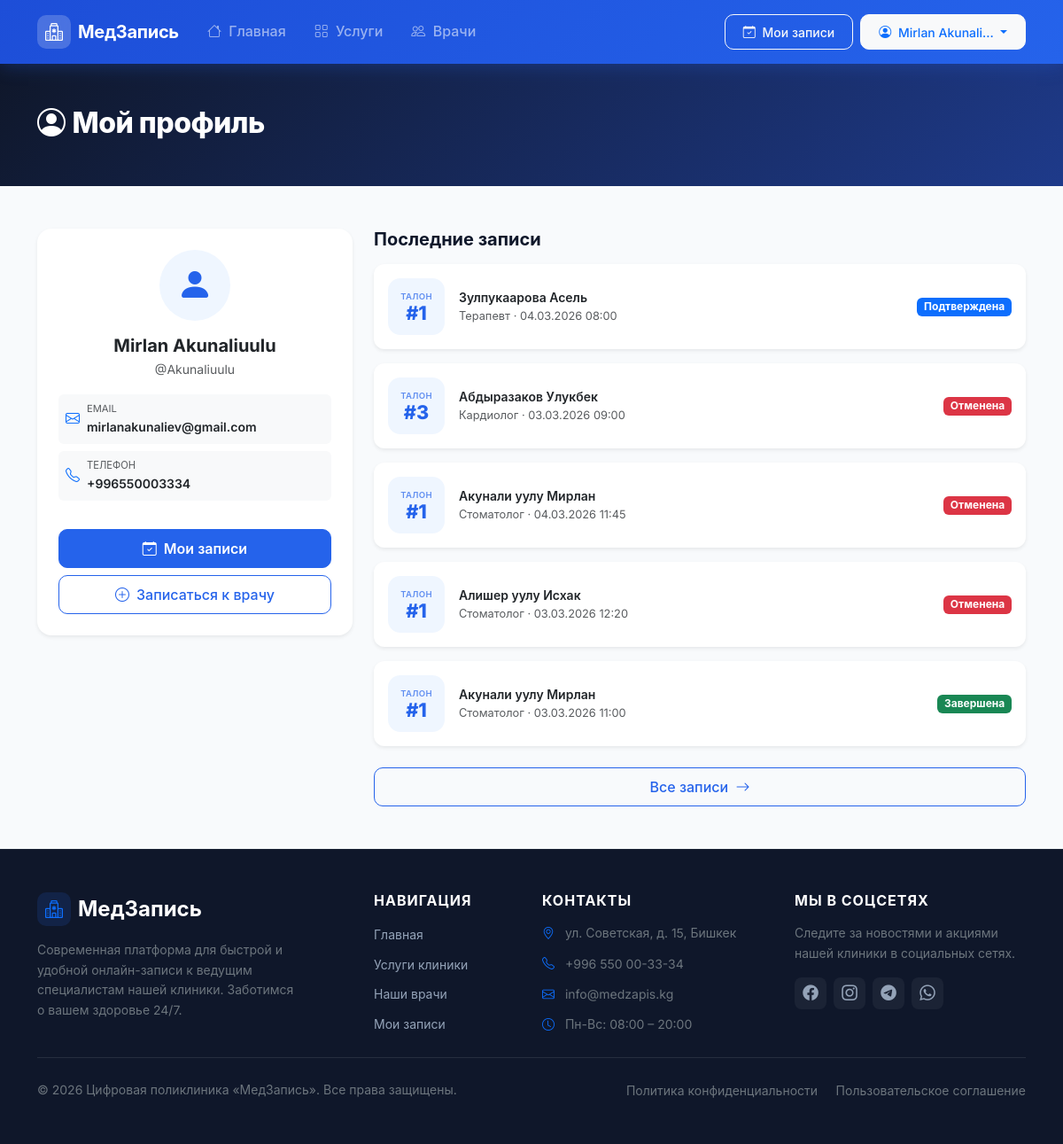
Page /accounts/profile/ (signed in) on the earlier database version.
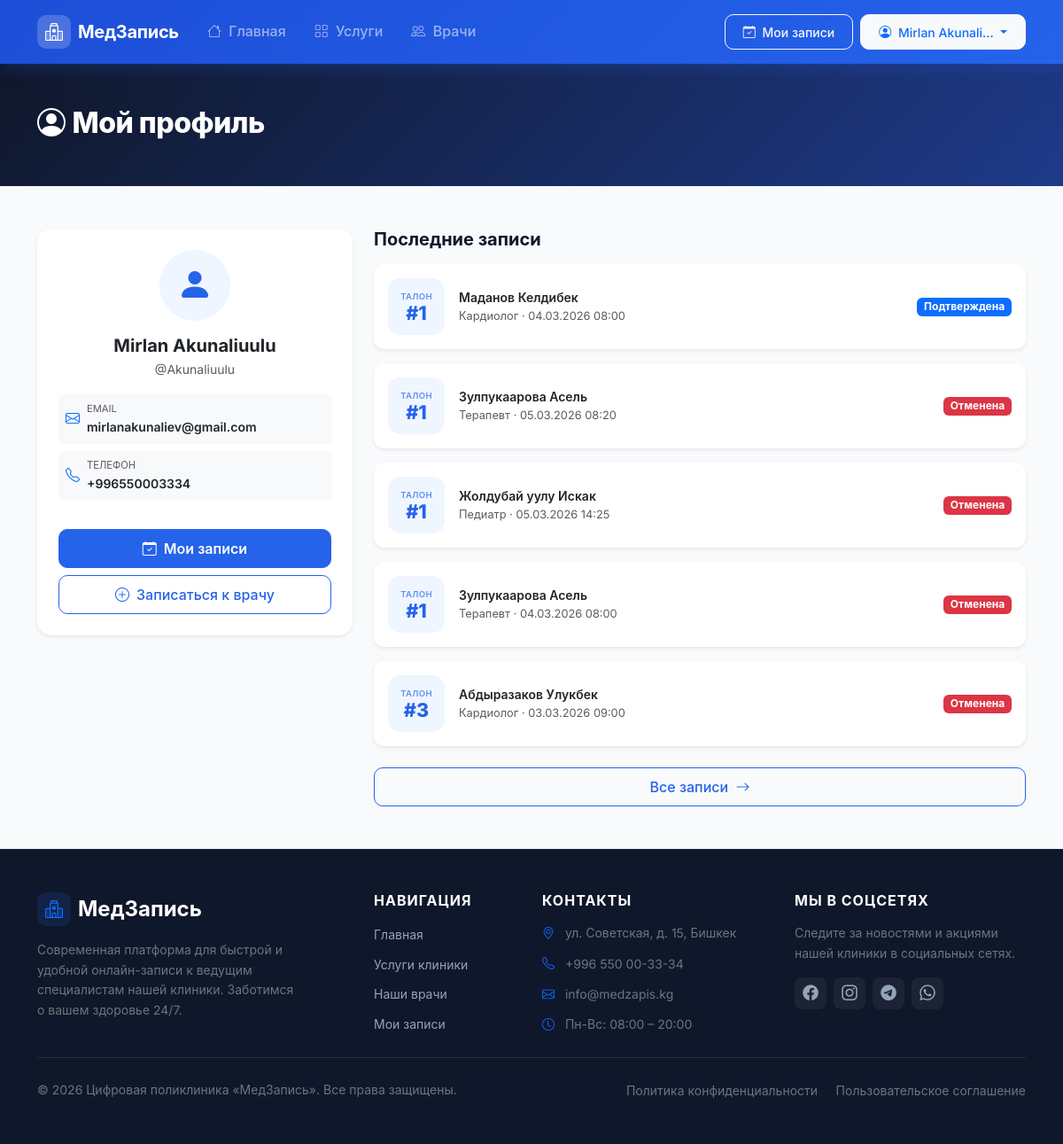
Same page on the later database version.
### queue_app/models.py (models this page shows, shortened)
class Appointment(models.Model):
    STATUS_CHOICES = [
        ('pending', 'Ожидает'),
        ('confirmed', 'Подтверждена'),
        ('completed', 'Завершена'),
        ('cancelled', 'Отменена'),
    ]
    patient = models.ForeignKey(
        settings.AUTH_USER_MODEL,
        on_delete=models.CASCADE,
        related_name='appointments',
        verbose_name='Пациент'
    )
    service = models.ForeignKey(
        Service,
        on_delete=models.CASCADE,
        related_name='appointments',
        verbose_name='Услуга'
    )
    specialist = models.ForeignKey(
        Specialist,
        on_delete=models.CASCADE,
        related_name='appointments',
        verbose_name='Специалист'
    )
    time_slot = models.OneToOneField(
        TimeSlot,
        on_delete=models.CASCADE,
        related_name='appointment',
        verbose_name='Временной слот'
    )
    queue_number = models.PositiveIntegerField(verbose_name='Номер очереди', editable=False)
    status = models.CharField(
        max_length=20,
        choices=STATUS_CHOICES,
        default='pending',
        verbose_name='Статус'
    )
    complaint = models.TextField(blank=True, verbose_name='Причина обращения')
    created_at = models.DateTimeField(auto_now_add=True, verbose_name='Дата создания')
    updated_at = models.DateTimeField(auto_now=True)
    class Meta:
        verbose_name = 'Запись'
        verbose_name_plural = 'Записи'
        ordering = ['-created_at']
    def get_status_badge_class(self):
        badge_map = {
            'pending': 'warning',
            'confirmed': 'primary',
            'completed': 'success',
            'cancelled': 'danger',
        }
        return badge_map.get(self.status, 'secondary')

class Specialist(models.Model):
    first_name = models.CharField(max_length=50, verbose_name='Имя')
    last_name = models.CharField(max_length=50, verbose_name='Фамилия')
    middle_name = models.CharField(max_length=50, blank=True, verbose_name='Отчество')
    service = models.ForeignKey(
        Service,
        on_delete=models.CASCADE,
        related_name='specialists',
        verbose_name='Специализация'
    )
    bio = models.TextField(blank=True, verbose_name='Биография / О враче')
    experience_years = models.PositiveIntegerField(default=0, verbose_name='Стаж (лет)')
    photo = models.ImageField(
        upload_to='specialists/',
        blank=True,
        null=True,
        verbose_name='Фото'
    )
    cabinet = models.CharField(max_length=20, blank=True, verbose_name='Кабинет')
    work_start = models.TimeField(default='09:00', verbose_name='Начало рабочего дня')
    work_end = models.TimeField(default='18:00', verbose_name='Конец рабочего дня')
    is_active = models.BooleanField(default=True, verbose_name='Активен')
    created_at = models.DateTimeField(auto_now_add=True)
    class Meta:
        verbose_name = 'Специалист'
        verbose_name_plural = 'Специалисты'
        ordering = ['last_name', 'first_name']
    def get_full_name(self):
        parts = [self.last_name, self.first_name]
        if self.middle_name:
            parts.append(self.middle_name)
        return ' '.join(parts)

class Service(models.Model):
    name = models.CharField(max_length=100, verbose_name='Название услуги')
    description = models.TextField(blank=True, verbose_name='Описание')
    icon = models.CharField(
        max_length=50,
        default='bi-heart-pulse',
        verbose_name='Bootstrap иконка',
        help_text='Например: bi-heart-pulse, bi-bandaid, bi-clipboard2-pulse'
    )
    duration_minutes = models.PositiveIntegerField(
        default=30,
        verbose_name='Длительность приёма (мин)'
    )
    is_active = models.BooleanField(default=True, verbose_name='Активна')
    created_at = models.DateTimeField(auto_now_add=True)
    class Meta:
        verbose_name = 'Услуга'
        verbose_name_plural = 'Услуги'
        ordering = ['name']

class TimeSlot(models.Model):
    specialist = models.ForeignKey(
        Specialist,
        on_delete=models.CASCADE,
        related_name='time_slots',
        verbose_name='Специалист'
    )
    date = models.DateField(verbose_name='Дата')
    time = models.TimeField(verbose_name='Время')
    is_available = models.BooleanField(default=True, verbose_name='Доступен')
    class Meta:
        verbose_name = 'Временной слот'
        verbose_name_plural = 'Временные слоты'
        ordering = ['date', 'time']
        unique_together = ('specialist', 'date', 'time')

### accounts/views.py (the view)
# urls.py: path('profile/', views.profile_view, name='profile'),
@login_required
def profile_view(request):
    appointments = request.user.appointments.select_related(
        'specialist', 'service', 'time_slot'
    ).order_by('-created_at')
    return render(request, 'accounts/profile.html', {
        'user': request.user,
        'appointments': appointments,
    })

### accounts/models.py (called while the page is built)
    def get_full_name(self):
        return f'{self.first_name} {self.last_name}'.strip() or self.username

### templates/accounts/profile.html (shortened to what this page needs)
{% extends 'base.html' %}
{% block content %}
<div class="page-header py-5">
    <div class="container">
        <h1 class="page-title"><i class="bi bi-person-circle me-2"></i>Мой профиль</h1>
    </div>
</div>
<div class="container py-5">
    <div class="row g-4">
        <div class="col-lg-4">
            <div class="card border-0 shadow-sm" style="border-radius: 16px;">
                <div class="card-body p-4 text-center">
                    <div class="auth-icon-wrap mx-auto mb-3" style="width:80px;height:80px;font-size:2.5rem;">
                        <i class="bi bi-person-fill"></i>
                    </div>
                    <h2 class="h5 fw-bold mb-1">{{ user.get_full_name }}</h2>
                    <p class="text-muted small mb-3">@{{ user.username }}</p>
                    <div class="text-start">
                        <div class="d-flex align-items-center gap-2 mb-2 p-2 bg-light rounded">
                            <i class="bi bi-envelope text-primary"></i>
                            <div>
                                <div class="text-muted" style="font-size:0.7rem;">EMAIL</div>
                                <div class="fw-semibold small">{{ user.email }}</div>
                            </div>
                        </div>
                        <div class="d-flex align-items-center gap-2 mb-2 p-2 bg-light rounded">
                            <i class="bi bi-telephone text-primary"></i>
                            <div>
                                <div class="text-muted" style="font-size:0.7rem;">ТЕЛЕФОН</div>
                                <div class="fw-semibold small">{{ user.phone|default:"Не указан" }}</div>
                            </div>
                        </div>
                    </div>
                    <a href="{% url 'my_appointments' %}" class="btn btn-primary w-100 mt-4 fw-semibold">
                        <i class="bi bi-calendar-check me-2"></i>Мои записи
                    </a>
                    <a href="{% url 'services' %}" class="btn btn-outline-primary w-100 mt-2">
                        <i class="bi bi-plus-circle me-2"></i>Записаться к врачу
                    </a>
                </div>
            </div>
        </div>
        <div class="col-lg-8">
            <h3 class="h5 fw-bold mb-3">Последние записи</h3>
            {% if appointments %}
            {% for appointment in appointments|slice:":5" %}
            <div class="appointment-row card border-0 shadow-sm mb-3">
                <div class="card-body p-3">
                    <div class="d-flex align-items-center gap-3">
                        <div class="queue-badge">
                            <div class="queue-badge-label">Талон</div>
                            <div class="queue-badge-num">#{{ appointment.queue_number }}</div>
                        </div>
                        <div class="flex-grow-1">
                            <div class="fw-semibold small">{{ appointment.specialist.get_full_name }}</div>
                            <div class="text-muted" style="font-size:0.8rem;">
                             {{ appointment.service.name }} · {{ appointment.time_slot.date|date:"d.m.Y" }} {{ appointment.time_slot.time|time:"H:i" }}
                            </div>
                        </div>
                        <span class="badge bg-{{ appointment.get_status_badge_class }}">{{ appointment.get_status_display }}</span>
                    </div>
                </div>
            </div>
            {% endfor %}
            <a href="{% url 'my_appointments' %}" class="btn btn-outline-primary w-100 mt-2">
                Все записи <i class="bi bi-arrow-right ms-1"></i>
            </a>
            {% else %}
            <div class="text-center py-4 text-muted">
                <i class="bi bi-calendar-x" style="font-size:2.5rem;"></i>
                <p class="mt-2">Записей пока нет</p>
                <a href="{% url 'services' %}" class="btn btn-primary">Записаться к врачу</a>
            </div>
            {% endif %}
        </div>
    </div>
</div>
{% endblock %}

Differences in the rows shown:
removed Appointment: queue_number "1", specialist.get_full_name "Акунали уулу Мирлан", service.name "Стоматолог", time_slot "04.03.2026", time_slot.time "11:45", status "Отменена"
removed Appointment: queue_number "1", specialist.get_full_name "Алишер уулу Исхак", service.name "Стоматолог", time_slot "03.03.2026", time_slot.time "12:20", status "Отменена"
removed Appointment: queue_number "1", specialist.get_full_name "Акунали уулу Мирлан", service.name "Стоматолог", time_slot "03.03.2026", time_slot.time "11:00", status "Завершена"
added Appointment: queue_number "1", specialist.get_full_name "Маданов Келдибек", service.name "Кардиолог", time_slot "04.03.2026", time_slot.time "08:00", status "Подтверждена"
added Appointment: queue_number "1", specialist.get_full_name "Зулпукаарова Асель", service.name "Терапевт", time_slot "05.03.2026", time_slot.time "08:20", status "Отменена"
added Appointment: queue_number "1", specialist.get_full_name "Жолдубай уулу Искак", service.name "Педиатр", time_slot "05.03.2026", time_slot.time "14:25", status "Отменена"
changed Appointment (number 4 of 5 on the later page): status "Подтверждена" → "Отменена"
